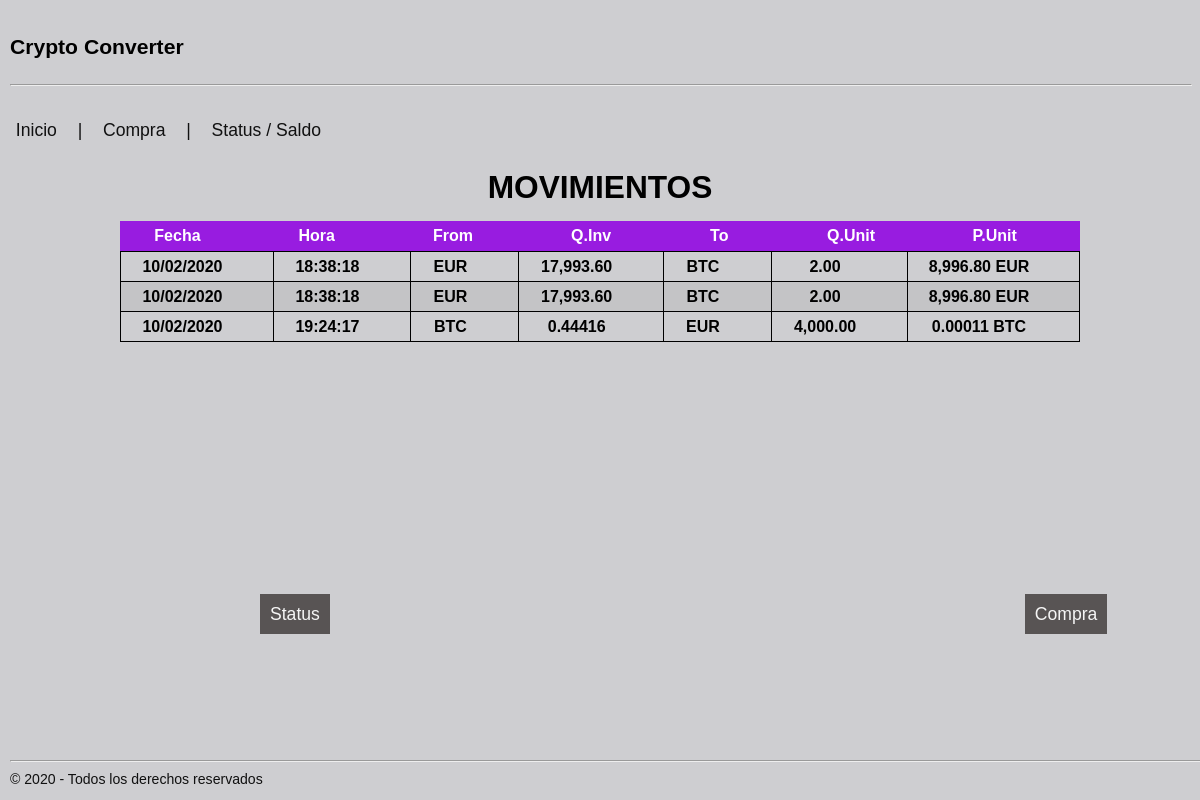
Before: / with the older database file.
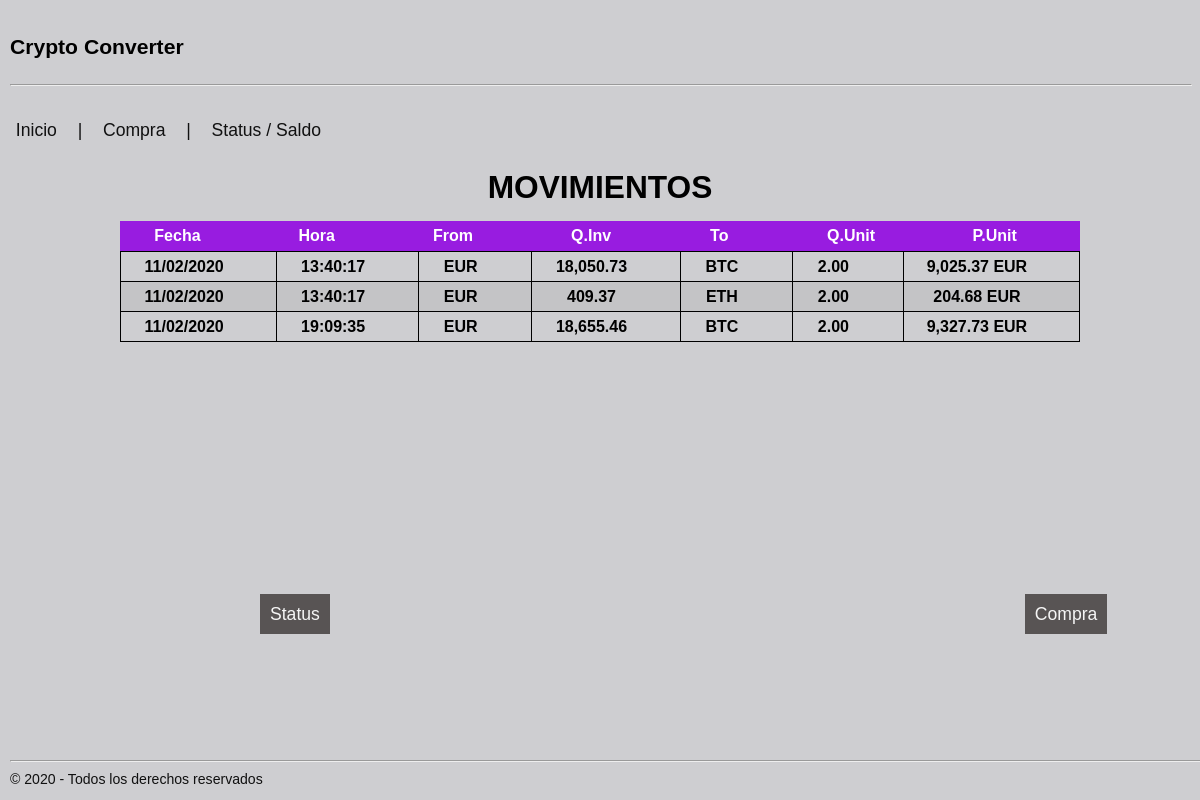
After: the same page with the newer database file.
### tables this page shows
CREATE TABLE "movements" (
	"Id"	INTEGER PRIMARY KEY AUTOINCREMENT,
	"date"	TEXT NOT NULL,
	"time"	TEXT NOT NULL,
	"from_currency"	TEXT NOT NULL,
	"from_quantity"	REAL NOT NULL,
	"to_currency"	TEXT NOT NULL,
	"to_quantity"	REAL NOT NULL,
	FOREIGN KEY("to_currency") REFERENCES "cryptos"("Id"),
	FOREIGN KEY("from_currency") REFERENCES "cryptos"("Id")
);

### crypto/routes.py (the view)
@app.route("/")
def index():
    registros = dataQuery("SELECT date, time, from_currency, from_quantity, to_currency, to_quantity FROM MOVEMENTS;")
    return render_template("index.html", registros = registros)

### crypto/routes.py (called while the page is built)
def dataQuery(consulta):
    conex = sqlite3.connect(BBDD)
    cursor = conex.cursor()
    movs = cursor.execute(consulta).fetchall()
    if len(movs) == 1:
        movs = movs[0]
    elif len(movs) == 0:
        movs = None
    conex.commit()
    conex.close()
    return movs

### crypto/templates/index.html (shortened to what this page needs)
{% extends "base.html" %}
{% block content %}
    <h1 align="center" class="title">MOVIMIENTOS</h1>
    <table WIDTH="80%" class="primary" align="center">
        <thead>
            <tr>
                <th>Fecha</th>
                <th>Hora</th>
                <th>From</th>
                <th>Q.Inv</th>
                <th>To</th>
                <th>Q.Unit</th>
                <th>P.Unit</th>
            </tr>
        </thead>
        <tbody>
            {% if not registros %}
                <tr>
                    <td class="title_sin"> SIN MOVIMIENTOS </td>
                </tr>
            {% else %}
                {% for campo in registros %}
                    <tr class="movements">
                        <td>{{ campo[0]}}</td>
                        <td>{{ campo[1]}}</td>
                        <td>{{ campo[2]}}</td>
                        {% if campo[3] >= 1 %}
                        <td>{{ "{:,.2f}".format(campo[3])}}</td>
                        {% else %}
                        <td>{{ "{:,.5f}".format(campo[3])}}</td>
                        {% endif %}
                        <td>{{ campo[4] }}</td>
                        <td>{{ "{:,.2f}".format(campo[5])}}</td>
                        {% if campo[3]/campo[5] >= 1 %}
                        <td>{{ "{:,.2f}".format(campo[3]/campo[5]) }}&nbsp;{{ campo[2] }}</td>
                        {% else %}
                        <td>{{ "{:,.5f}".format(campo[3]/campo[5]) }}&nbsp;{{ campo[2] }}</td>
                        {% endif %}
                    </tr>
                {% endfor %}
            {% endif %}
        </tbody>
    </table>
        <a href="/status" class="myCoolButton1">Status</a>
        <a href="/purchase" class="myCoolButton2">Compra </a>
{% endblock %}

### crypto/templates/base.html (shortened to what this page needs)
<html lang="en">
<head>
    <link rel="stylesheet" href="/static/css/picnic.min.css">
    <link rel="stylesheet" href="/static/css/picnic.css">
    <link rel="stylesheet" href="/static/css/styles.css">
</head>
<body style="background-color:rgba(197, 197, 200, 0.835);">
    <header>
        <p>Crypto Converter</p>
        <hr width="100%" size="10" style="color: hsl(0, 0%, 0%);"/>
    </header>
    <a href="/" class="pseudo button">Inicio</a> | <a href="/purchase" class="pseudo button">Compra</a> | <a href="/status" class="pseudo button">Status / Saldo</a>
    <section class="container">
        {% block content %}{% endblock %}
    </section>
    <footer>
        <hr width="560%" size="10" style="color: hsl(0, 0%, 0%);"/>
        &copy 2020 - Todos los derechos reservados
    </footer>
</body>
</html>

### crypto/static/css/styles.css (style rules this page uses)
header { font-family: Verdana, Geneva, Tahoma, sans-serif; background-color: rgb(#981ce0); font-weight: bold; font-size: 1.2em; color: rgb(0, 0, 0); padding: 10px; }
footer { position:fixed; left:0px; bottom:0px; background-color: rgb(#fdfdfd); font-weight: normal; font-size: 0.8em; padding: 10px; }
.myCoolButton1 { background-color: #524e4ef3; color: whitesmoke; width: 320px; padding: 10px; border: 5px; position: relative; left: 260px; bottom:-50px }
.myCoolButton2 { background-color: #524e4ef3; color: whitesmoke; width: 320px; padding: 10px; border: 5px; position: relative; left: 950px; bottom:-50px }
.title { font-family: Verdana, Geneva, Tahoma, sans-serif; background-color: rgb(#000000); font-weight: bold; font-size: 1.8em; color: rgb(0, 0, 0); padding: 10px; }
.movements { font-family: Verdana, Geneva, Tahoma, sans-serif; background-color: rgb(#000000); font-weight: bold; font-size: 1.0em; color: rgb(0, 0, 0); padding: 10px; }
td { width: 650px; height: 30px; border: solid #000 1px ; }
th { width: 650px; height: 30px; text-align: center; }
thead { display: block; }
tbody { display: block; height: 300px; overflow-y: auto; overflow-x: hidden; }

Changed rows visible on the page:
removed movements: date "10/02/2020", time "18:38:18", from_currency "EUR", from_quantity "17,993.60", to_currency "BTC", to_quantity "2.00", campo[3]/campo[5] "8,996.80"
removed movements: date "10/02/2020", time "18:38:18", from_currency "EUR", from_quantity "17,993.60", to_currency "BTC", to_quantity "2.00", campo[3]/campo[5] "8,996.80"
removed movements: date "10/02/2020", time "19:24:17", from_currency "BTC", from_quantity "0.44416", to_currency "EUR", to_quantity "4,000.00", campo[3]/campo[5] "0.00011"
added movements: date "11/02/2020", time "13:40:17", from_currency "EUR", from_quantity "18,050.73", to_currency "BTC", to_quantity "2.00", campo[3]/campo[5] "9,025.37"
added movements: date "11/02/2020", time "13:40:17", from_currency "EUR", from_quantity "409.37", to_currency "ETH", to_quantity "2.00", campo[3]/campo[5] "204.68"
added movements: date "11/02/2020", time "19:09:35", from_currency "EUR", from_quantity "18,655.46", to_currency "BTC", to_quantity "2.00", campo[3]/campo[5] "9,327.73"
